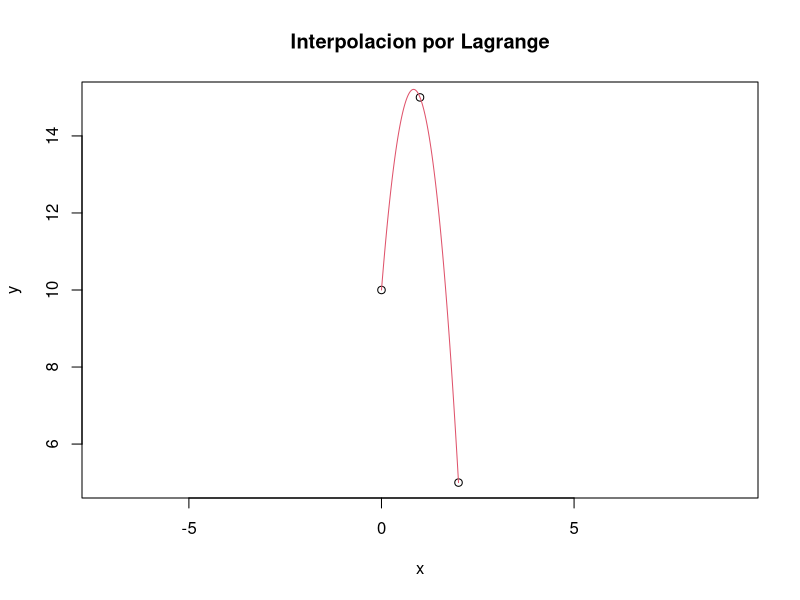

The R script that drew this image:
library(polynom)
x <- c(0,1,2)
y <- c(10,15,5)
poly.calc(x, y)

require(graphics)

plot(x, y,main = paste("Interpolacion por Lagrange"),asp = 1)
lines(spline(x, y, n = 201), col = 2)
